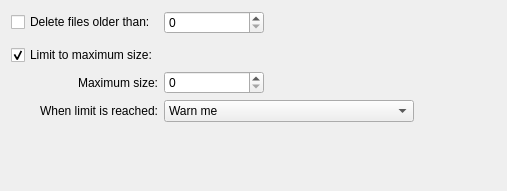
<ui version="4.0" >
 <class>Form</class>
 <widget class="QWidget" name="Form" >
  <property name="geometry" >
   <rect>
    <x>0</x>
    <y>0</y>
    <width>507</width>
    <height>191</height>
   </rect>
  </property>
  <property name="windowTitle" >
   <string>Form</string>
  </property>
  <layout class="QGridLayout" name="gridLayout" >
   <item row="0" column="0" >
    <widget class="QCheckBox" name="checkBox" >
     <property name="sizePolicy" >
      <sizepolicy vsizetype="Fixed" hsizetype="Preferred" >
       <horstretch>0</horstretch>
       <verstretch>0</verstretch>
      </sizepolicy>
     </property>
     <property name="text" >
      <string>Delete files older than:</string>
     </property>
    </widget>
   </item>
   <item row="0" column="1" colspan="3" >
    <layout class="QHBoxLayout" name="horizontalLayout" >
     <item>
      <widget class="QSpinBox" name="spinBox" >
       <property name="minimumSize" >
        <size>
         <width>100</width>
         <height>0</height>
        </size>
       </property>
      </widget>
     </item>
     <item>
      <spacer name="horizontalSpacer" >
       <property name="orientation" >
        <enum>Qt::Horizontal</enum>
       </property>
       <property name="sizeType" >
        <enum>QSizePolicy::Expanding</enum>
       </property>
       <property name="sizeHint" stdset="0" >
        <size>
         <width>40</width>
         <height>20</height>
        </size>
       </property>
      </spacer>
     </item>
    </layout>
   </item>
   <item row="1" column="0" colspan="2" >
    <spacer name="verticalSpacer" >
     <property name="orientation" >
      <enum>Qt::Vertical</enum>
     </property>
     <property name="sizeType" >
      <enum>QSizePolicy::Fixed</enum>
     </property>
     <property name="sizeHint" stdset="0" >
      <size>
       <width>265</width>
       <height>5</height>
      </size>
     </property>
    </spacer>
   </item>
   <item row="4" column="1" colspan="3" >
    <layout class="QHBoxLayout" name="horizontalLayout_2" >
     <item>
      <widget class="QSpinBox" name="spinBox_2" >
       <property name="sizePolicy" >
        <sizepolicy vsizetype="Fixed" hsizetype="Preferred" >
         <horstretch>0</horstretch>
         <verstretch>0</verstretch>
        </sizepolicy>
       </property>
       <property name="minimumSize" >
        <size>
         <width>100</width>
         <height>0</height>
        </size>
       </property>
      </widget>
     </item>
     <item>
      <spacer name="horizontalSpacer_3" >
       <property name="orientation" >
        <enum>Qt::Horizontal</enum>
       </property>
       <property name="sizeHint" stdset="0" >
        <size>
         <width>40</width>
         <height>20</height>
        </size>
       </property>
      </spacer>
     </item>
    </layout>
   </item>
   <item row="5" column="1" colspan="3" >
    <layout class="QHBoxLayout" name="horizontalLayout_3" >
     <item>
      <widget class="KComboBox" name="kcombobox" >
       <property name="minimumSize" >
        <size>
         <width>250</width>
         <height>0</height>
        </size>
       </property>
       <item>
        <property name="text" >
         <string>Warn me</string>
        </property>
       </item>
       <item>
        <property name="text" >
         <string>Delete oldest files from trash</string>
        </property>
       </item>
       <item>
        <property name="text" >
         <string>Delete biggest files from trash</string>
        </property>
       </item>
      </widget>
     </item>
     <item>
      <spacer name="horizontalSpacer_4" >
       <property name="orientation" >
        <enum>Qt::Horizontal</enum>
       </property>
       <property name="sizeHint" stdset="0" >
        <size>
         <width>40</width>
         <height>20</height>
        </size>
       </property>
      </spacer>
     </item>
    </layout>
   </item>
   <item row="6" column="1" >
    <spacer name="verticalSpacer_2" >
     <property name="orientation" >
      <enum>Qt::Vertical</enum>
     </property>
     <property name="sizeHint" stdset="0" >
      <size>
       <width>109</width>
       <height>45</height>
      </size>
     </property>
    </spacer>
   </item>
   <item row="2" column="0" >
    <widget class="QCheckBox" name="checkBox_2" >
     <property name="text" >
      <string>Limit to maximum size:</string>
     </property>
     <property name="checked" >
      <bool>true</bool>
     </property>
    </widget>
   </item>
   <item row="4" column="0" >
    <widget class="QLabel" name="label" >
     <property name="text" >
      <string>Maximum size:</string>
     </property>
     <property name="alignment" >
      <set>Qt::AlignRight|Qt::AlignTrailing|Qt::AlignVCenter</set>
     </property>
    </widget>
   </item>
   <item row="5" column="0" >
    <widget class="QLabel" name="label_2" >
     <property name="text" >
      <string>When limit is reached:</string>
     </property>
     <property name="alignment" >
      <set>Qt::AlignRight|Qt::AlignTrailing|Qt::AlignVCenter</set>
     </property>
    </widget>
   </item>
  </layout>
 </widget>
 <customwidgets>
  <customwidget>
   <class>KComboBox</class>
   <extends>QComboBox</extends>
   <header>kcombobox.h</header>
  </customwidget>
 </customwidgets>
 <resources/>
 <connections>
  <connection>
   <sender>checkBox_2</sender>
   <signal>toggled(bool)</signal>
   <receiver>label</receiver>
   <slot>setEnabled(bool)</slot>
   <hints>
    <hint type="sourcelabel" >
     <x>127</x>
     <y>58</y>
    </hint>
    <hint type="destinationlabel" >
     <x>127</x>
     <y>87</y>
    </hint>
   </hints>
  </connection>
  <connection>
   <sender>checkBox_2</sender>
   <signal>toggled(bool)</signal>
   <receiver>spinBox_2</receiver>
   <slot>setEnabled(bool)</slot>
   <hints>
    <hint type="sourcelabel" >
     <x>68</x>
     <y>53</y>
    </hint>
    <hint type="destinationlabel" >
     <x>218</x>
     <y>83</y>
    </hint>
   </hints>
  </connection>
  <connection>
   <sender>checkBox_2</sender>
   <signal>toggled(bool)</signal>
   <receiver>label_2</receiver>
   <slot>setEnabled(bool)</slot>
   <hints>
    <hint type="sourcelabel" >
     <x>92</x>
     <y>58</y>
    </hint>
    <hint type="destinationlabel" >
     <x>28</x>
     <y>123</y>
    </hint>
   </hints>
  </connection>
  <connection>
   <sender>checkBox_2</sender>
   <signal>toggled(bool)</signal>
   <receiver>kcombobox</receiver>
   <slot>setEnabled(bool)</slot>
   <hints>
    <hint type="sourcelabel" >
     <x>77</x>
     <y>60</y>
    </hint>
    <hint type="destinationlabel" >
     <x>168</x>
     <y>127</y>
    </hint>
   </hints>
  </connection>
 </connections>
</ui>
